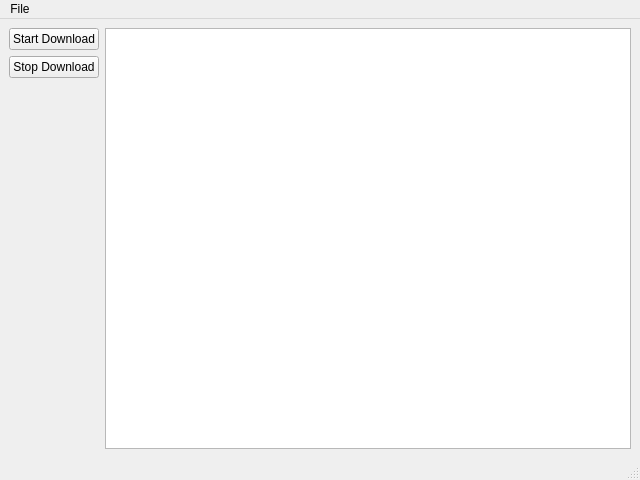
<?xml version="1.0" encoding="UTF-8"?>
<ui version="4.0">
 <class>MainWindow</class>
 <widget class="QMainWindow" name="MainWindow">
  <property name="geometry">
   <rect>
    <x>0</x>
    <y>0</y>
    <width>640</width>
    <height>480</height>
   </rect>
  </property>
  <property name="windowTitle">
   <string>Download Manager</string>
  </property>
  <widget class="QWidget" name="centralwidget">
   <layout class="QGridLayout" name="gridLayout">
    <item row="0" column="0">
     <widget class="QPushButton" name="startButton">
      <property name="text">
       <string>Start Download</string>
      </property>
     </widget>
    </item>
    <item row="0" column="1" rowspan="3">
     <widget class="QListWidget" name="downloadsList"/>
    </item>
    <item row="1" column="0">
     <widget class="QPushButton" name="stopDownload">
      <property name="text">
       <string>Stop Download</string>
      </property>
     </widget>
    </item>
   </layout>
  </widget>
  <widget class="QMenuBar" name="menubar">
   <property name="geometry">
    <rect>
     <x>0</x>
     <y>0</y>
     <width>640</width>
     <height>27</height>
    </rect>
   </property>
   <widget class="QMenu" name="menuFile">
    <property name="title">
     <string>File</string>
    </property>
    <addaction name="actionNew_Download"/>
   </widget>
   <addaction name="menuFile"/>
  </widget>
  <widget class="QStatusBar" name="statusbar"/>
  <action name="actionNew_Download">
   <property name="text">
    <string>New Download</string>
   </property>
  </action>
 </widget>
 <resources/>
 <connections/>
</ui>
